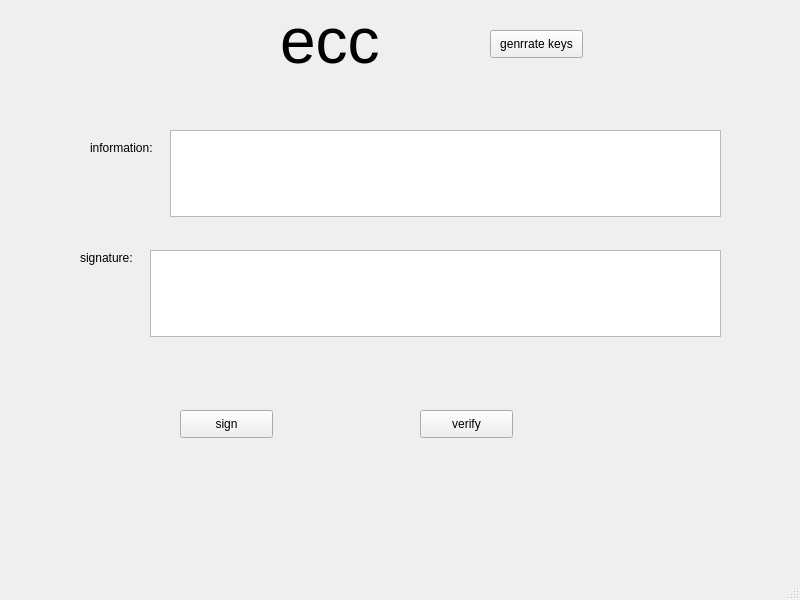
<?xml version="1.0" encoding="UTF-8"?>
<ui version="4.0">
 <class>MainWindow</class>
 <widget class="QMainWindow" name="MainWindow">
  <property name="geometry">
   <rect>
    <x>0</x>
    <y>0</y>
    <width>800</width>
    <height>600</height>
   </rect>
  </property>
  <property name="windowTitle">
   <string>MainWindow</string>
  </property>
  <widget class="QWidget" name="centralwidget">
   <widget class="QLabel" name="label">
    <property name="geometry">
     <rect>
      <x>280</x>
      <y>0</y>
      <width>131</width>
      <height>81</height>
     </rect>
    </property>
    <property name="font">
     <font>
      <pointsize>48</pointsize>
     </font>
    </property>
    <property name="text">
     <string>ecc </string>
    </property>
   </widget>
   <widget class="QLabel" name="label_2">
    <property name="geometry">
     <rect>
      <x>90</x>
      <y>140</y>
      <width>71</width>
      <height>16</height>
     </rect>
    </property>
    <property name="text">
     <string>information:</string>
    </property>
   </widget>
   <widget class="QLabel" name="label_3">
    <property name="geometry">
     <rect>
      <x>80</x>
      <y>250</y>
      <width>71</width>
      <height>16</height>
     </rect>
    </property>
    <property name="text">
     <string>signature:</string>
    </property>
   </widget>
   <widget class="QPlainTextEdit" name="txt_info">
    <property name="geometry">
     <rect>
      <x>170</x>
      <y>130</y>
      <width>551</width>
      <height>87</height>
     </rect>
    </property>
   </widget>
   <widget class="QPlainTextEdit" name="txt_sign">
    <property name="geometry">
     <rect>
      <x>150</x>
      <y>250</y>
      <width>571</width>
      <height>87</height>
     </rect>
    </property>
   </widget>
   <widget class="QPushButton" name="btn_sign">
    <property name="geometry">
     <rect>
      <x>180</x>
      <y>410</y>
      <width>93</width>
      <height>28</height>
     </rect>
    </property>
    <property name="text">
     <string>sign</string>
    </property>
   </widget>
   <widget class="QPushButton" name="btn_verify">
    <property name="geometry">
     <rect>
      <x>420</x>
      <y>410</y>
      <width>93</width>
      <height>28</height>
     </rect>
    </property>
    <property name="text">
     <string>verify</string>
    </property>
   </widget>
   <widget class="QPushButton" name="btn_gen_keys">
    <property name="geometry">
     <rect>
      <x>490</x>
      <y>30</y>
      <width>93</width>
      <height>28</height>
     </rect>
    </property>
    <property name="text">
     <string>genrrate keys</string>
    </property>
   </widget>
  </widget>
  <widget class="QMenuBar" name="menubar">
   <property name="geometry">
    <rect>
     <x>0</x>
     <y>0</y>
     <width>800</width>
     <height>26</height>
    </rect>
   </property>
  </widget>
  <widget class="QStatusBar" name="statusbar"/>
 </widget>
 <resources/>
 <connections/>
</ui>
